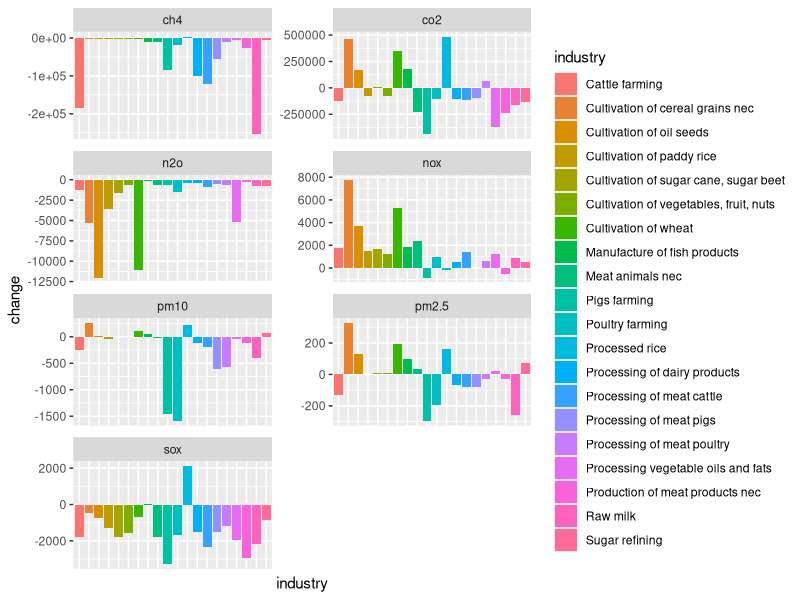
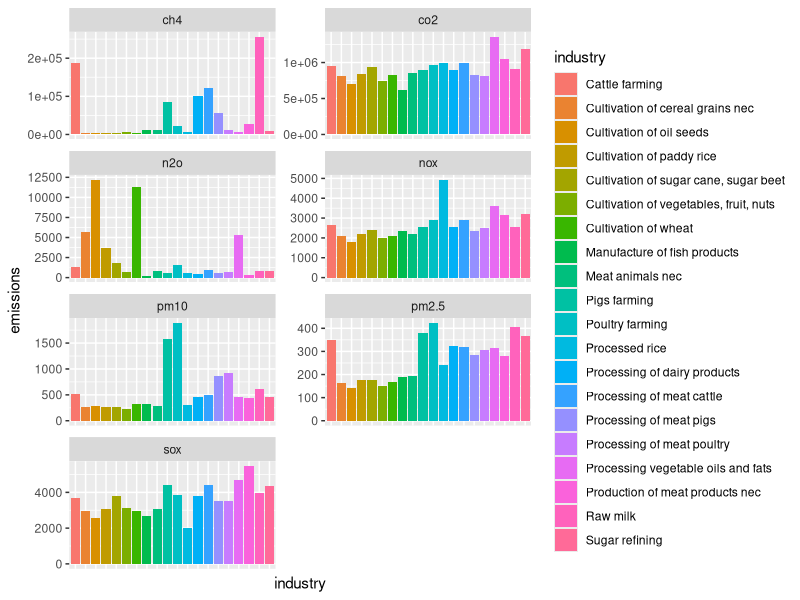
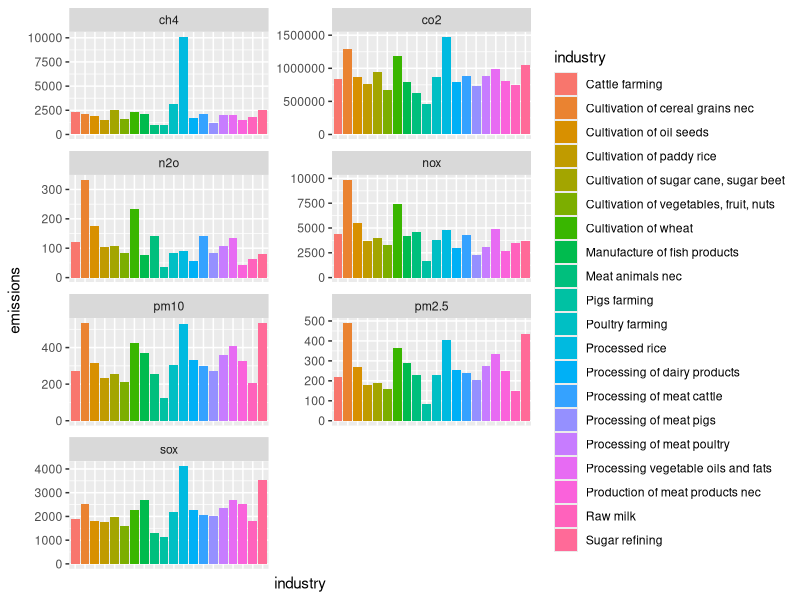

Write the R code that produced these figures, in order.
## ---- chunk 1
knitr::opts_chunk$set(echo = TRUE)

library(readr)
library(magrittr)
library(dplyr)
library(tidyr)
library(ggplot2)
library(here)

## ---- chunk 2
# Importing data bases of emission factors for 2000 and 2007

ef_2000 <- read_csv(here("Databases/Emission_factors_2000.csv"))
  cols(
    industry = col_character(),
    co2 = col_double(),
    ch4 = col_double(),
    n2o = col_double(),
    sox = col_double(),
    nox = col_double(),
    pm10 = col_double(),
    pm2.5 = col_double()
  )

ef_2007 <- read_csv(here("Databases/emission_factors_2007.csv"))
  cols(
    Industry = col_character(),
    co2_c = col_double(),
    ch4_c = col_double(),
    n2o_c = col_double(),
    sox_c = col_double(),
    nox_c = col_double(),
    pm10_c = col_double(),
    pm2.5_c = col_double(),
    co2_nc = col_double(),
    ch4_nc = col_double(),
    n2o_nc = col_double(),
    sox_nc = col_double(),
    nox_nc = col_double(),
    pm10_nc = col_double(),
    pm2.5_nc = col_double(),
    sf6 = col_double(),
    hfc = col_double(),
    pfc = col_double()
  )

## ---- chunk 3
# Adding combusted and noncombusted emissions for 2007

ef_2007 <- ef_2007 %>% 
  mutate(co2 = co2_c + co2_nc, ch4 = ch4_c + ch4_nc, n2o = n2o_c + n2o_nc, sox = sox_c+sox_nc, nox= nox_c + nox_nc, pm10= pm10_c + pm10_nc, pm2.5= pm2.5_c + pm2.5_nc) %>% 
  select(industry= Industry, co2, ch4, n2o, sox, nox, pm10, pm2.5)

# List of industries that are in 2007 but not in 2000 (some of them are present in both but small changes in the wording made R to recognize them as different). Just to check if there are relevant industries related to food that differ between years.

diff_industry <- data.frame(ef_2007$industry[!(ef_2007$industry %in% ef_2000$industry)])

# Selecting food related industries based on list in the final power point

ef_2000 <- ef_2000 %>% 
  filter(industry %in% c("Cultivation of paddy rice", "Cultivation of wheat", "Cultivation of cereal grains nec", "Processed rice", "Cattle farming","Processing of meat cattle", "Pigs farming", "Processing of meat pigs", "Poultry farming",   "Processing of meat poultry", "Meat animals nec","Production of meat products nec", "Manufacture of fish products", "Processing of dairy products", "Raw milk", "Cultivation of vegetables, fruit, nuts", "Cultivation of sugar cane, sugar beet", "Sugar refining", "Cultivation of oil seeds", "Processing vegetable oils and fats"))

ef_2007 <- ef_2007 %>% 
  filter(industry %in% c("Cultivation of paddy rice", "Cultivation of wheat", "Cultivation of cereal grains nec", "Processed rice", "Cattle farming","Processing of meat cattle", "Pigs farming", "Processing of meat pigs", "Poultry farming",   "Processing of meat poultry", "Meat animals nec","Production of meat products nec", "Manufacture of fish products", "Processing of dairy products", "Raw milk", "Cultivation of vegetables, fruit, nuts", "Cultivation of sugar cane, sugar beet", "Sugar refining", "Cultivation of oil seeds", "Processing vegetable oils and fats"))

# Transforming into tidy data (better for working in R)

ef_2000 <- ef_2000 %>% 
  gather(key = type, value = emissions, - industry) %>% 
  mutate(year= 2000)

ef_2007 <- ef_2007 %>% 
  gather(key = type, value = emissions, - industry) %>% 
  mutate(year= 2007)
  
ef <- bind_rows(ef_2000, ef_2007)

## ---- chunk 4

changes_emissions <- ef %>% 
  group_by(industry, type) %>% 
  summarise(change = emissions[year==2007] - emissions[year==2000]) 

ggplot(changes_emissions, aes(industry, change, fill = industry)) +
  geom_bar(stat = "identity") +
  theme(axis.ticks.x = element_blank(), axis.text.x = element_blank())+
  facet_wrap(~ type, ncol = 2, scales = "free") 

ggplot(filter(ef, year == 2000), aes(industry, emissions, fill = industry)) +
  geom_bar(stat = "identity") +
  theme(axis.ticks.x = element_blank(), axis.text.x = element_blank())+
  facet_wrap(~ type, ncol = 2, scales = "free") 

ggplot(filter(ef, year == 2007), aes(industry, emissions, fill = industry)) +
  geom_bar(stat = "identity") +
  theme(axis.ticks.x = element_blank(), axis.text.x = element_blank())+
  facet_wrap(~ type, ncol = 2, scales = "free") 


## ---- chunk 5

ef <- ef %>% 
  mutate(new_industry = ifelse(industry %in% c("Cultivation of paddy rice", "Cultivation of wheat", "Cultivation of cereal grains nec","Processed rice"), "cereal", ifelse( industry %in% c("Cattle farming","Processing of meat cattle"), "beef", ifelse(industry %in% c("Pigs farming", "Processing of meat pigs"), "pork", ifelse(industry %in% c("Poultry farming",   "Processing of meat poultry"), "poultry", ifelse(industry %in% c("Meat animals nec","Production of meat products nec"), "meat_other", ifelse(industry %in% c("Manufacture of fish products"), "fish", ifelse(industry %in% c("Processing of dairy products", "Raw milk"), "dairy", ifelse(industry %in% c("Cultivation of vegetables, fruit, nuts"), "vegs", ifelse(industry %in% c("Cultivation of sugar cane, sugar beet", "Sugar refining"), "sugar", ifelse(industry %in% c("Cultivation of oil seeds", "Processing vegetable oils and fats"), "oil", 0)))))))))))

